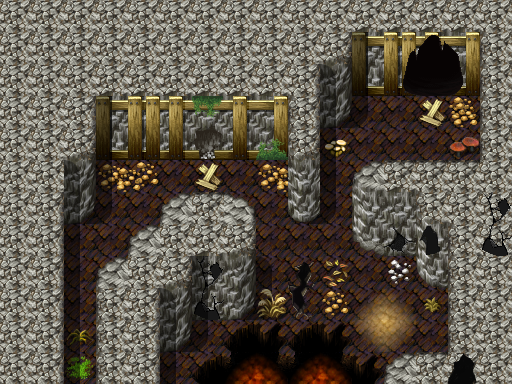

The image is a tile-based game level rendered from a .tmx file. Its description and source (layers, tilesets, objects; grid data summarised) follow:
An orthogonal 16x12 tile map with 32x32 px tiles, 3 tile layers (Ground, Objects, Above), 1 hidden layer not drawn, 59 tilesets and 6 objects (4x spawn, 2x mapchange).

<map version="1.0" orientation="orthogonal" width="16" height="12" tilewidth="32" tileheight="32">
 <tileset firstgid="1" name="map_bed_1" tilewidth="32" tileheight="32">
  <image source="../drawable/map_bed_1.png" width="512" height="256" />
 </tileset>
 <tileset firstgid="129" name="map_border_1" tilewidth="32" tileheight="32">
  <image source="../drawable/map_border_1.png" width="512" height="256" />
 </tileset>
 <tileset firstgid="257" name="map_bridge_1" tilewidth="32" tileheight="32">
  <image source="../drawable/map_bridge_1.png" width="512" height="256" />
 </tileset>
 <tileset firstgid="385" name="map_bridge_2" tilewidth="32" tileheight="32">
  <image source="../drawable/map_bridge_2.png" width="512" height="256" />
 </tileset>
 <tileset firstgid="513" name="map_broken_1" tilewidth="32" tileheight="32">
  <image source="../drawable/map_broken_1.png" width="512" height="256" />
 </tileset>
 <tileset firstgid="641" name="map_cavewall_1" tilewidth="32" tileheight="32">
  <image source="../drawable/map_cavewall_1.png" width="576" height="192" />
 </tileset>
 <tileset firstgid="749" name="map_cavewall_2" tilewidth="32" tileheight="32">
  <image source="../drawable/map_cavewall_2.png" width="576" height="192" />
 </tileset>
 <tileset firstgid="857" name="map_cavewall_3" tilewidth="32" tileheight="32">
  <image source="../drawable/map_cavewall_3.png" width="576" height="192" />
 </tileset>
 <tileset firstgid="965" name="map_cavewall_4" tilewidth="32" tileheight="32">
  <image source="../drawable/map_cavewall_4.png" width="576" height="192" />
 </tileset>
 <tileset firstgid="1073" name="map_chair_table_1" tilewidth="32" tileheight="32">
  <image source="../drawable/map_chair_table_1.png" width="512" height="256" />
 </tileset>
 <tileset firstgid="1201" name="map_chair_table_2" tilewidth="32" tileheight="32">
  <image source="../drawable/map_chair_table_2.png" width="512" height="256" />
 </tileset>
 <tileset firstgid="1329" name="map_crate_1" tilewidth="32" tileheight="32">
  <image source="../drawable/map_crate_1.png" width="512" height="256" />
 </tileset>
 <tileset firstgid="1457" name="map_cupboard_1" tilewidth="32" tileheight="32">
  <image source="../drawable/map_cupboard_1.png" width="512" height="256" />
 </tileset>
 <tileset firstgid="1585" name="map_curtain_1" tilewidth="32" tileheight="32">
  <image source="../drawable/map_curtain_1.png" width="512" height="256" />
 </tileset>
 <tileset firstgid="1713" name="map_entrance_1" tilewidth="32" tileheight="32">
  <image source="../drawable/map_entrance_1.png" width="512" height="256" />
 </tileset>
 <tileset firstgid="1841" name="map_entrance_2" tilewidth="32" tileheight="32">
  <image source="../drawable/map_entrance_2.png" width="512" height="256" />
 </tileset>
 <tileset firstgid="1969" name="map_fence_1" tilewidth="32" tileheight="32">
  <image source="../drawable/map_fence_1.png" width="512" height="256" />
 </tileset>
 <tileset firstgid="2097" name="map_fence_2" tilewidth="32" tileheight="32">
  <image source="../drawable/map_fence_2.png" width="512" height="256" />
 </tileset>
 <tileset firstgid="2225" name="map_fence_3" tilewidth="32" tileheight="32">
  <image source="../drawable/map_fence_3.png" width="512" height="256" />
 </tileset>
 <tileset firstgid="2353" name="map_fence_4" tilewidth="32" tileheight="32">
  <image source="../drawable/map_fence_4.png" width="512" height="256" />
 </tileset>
 <tileset firstgid="2481" name="map_ground_1" tilewidth="32" tileheight="32">
  <image source="../drawable/map_ground_1.png" width="512" height="256" />
 </tileset>
 <tileset firstgid="2609" name="map_ground_2" tilewidth="32" tileheight="32">
  <image source="../drawable/map_ground_2.png" width="512" height="256" />
 </tileset>
 <tileset firstgid="2737" name="map_ground_3" tilewidth="32" tileheight="32">
  <image source="../drawable/map_ground_3.png" width="512" height="256" />
 </tileset>
 <tileset firstgid="2865" name="map_ground_4" tilewidth="32" tileheight="32">
  <image source="../drawable/map_ground_4.png" width="512" height="256" />
 </tileset>
 <tileset firstgid="2993" name="map_ground_5" tilewidth="32" tileheight="32">
  <image source="../drawable/map_ground_5.png" width="512" height="256" />
 </tileset>
 <tileset firstgid="3121" name="map_ground_6" tilewidth="32" tileheight="32">
  <image source="../drawable/map_ground_6.png" width="512" height="256" />
 </tileset>
 <tileset firstgid="3249" name="map_ground_7" tilewidth="32" tileheight="32">
  <image source="../drawable/map_ground_7.png" width="512" height="256" />
 </tileset>
 <tileset firstgid="3377" name="map_ground_8" tilewidth="32" tileheight="32">
  <image source="../drawable/map_ground_8.png" width="512" height="256" />
 </tileset>
 <tileset firstgid="3505" name="map_house_1" tilewidth="32" tileheight="32">
  <image source="../drawable/map_house_1.png" width="512" height="256" />
 </tileset>
 <tileset firstgid="3633" name="map_house_2" tilewidth="32" tileheight="32">
  <image source="../drawable/map_house_2.png" width="512" height="256" />
 </tileset>
 <tileset firstgid="3761" name="map_indoor_1" tilewidth="32" tileheight="32">
  <image source="../drawable/map_indoor_1.png" width="512" height="256" />
 </tileset>
 <tileset firstgid="3889" name="map_indoor_2" tilewidth="32" tileheight="32">
  <image source="../drawable/map_indoor_2.png" width="512" height="256" />
 </tileset>
 <tileset firstgid="4017" name="map_kitchen_1" tilewidth="32" tileheight="32">
  <image source="../drawable/map_kitchen_1.png" width="512" height="256" />
 </tileset>
 <tileset firstgid="4145" name="map_outdoor_1" tilewidth="32" tileheight="32">
  <image source="../drawable/map_outdoor_1.png" width="512" height="256" />
 </tileset>
 <tileset firstgid="4273" name="map_pillar_1" tilewidth="32" tileheight="32">
  <image source="../drawable/map_pillar_1.png" width="512" height="256" />
 </tileset>
 <tileset firstgid="4401" name="map_pillar_2" tilewidth="32" tileheight="32">
  <image source="../drawable/map_pillar_2.png" width="512" height="256" />
 </tileset>
 <tileset firstgid="4529" name="map_plant_1" tilewidth="32" tileheight="32">
  <image source="../drawable/map_plant_1.png" width="512" height="256" />
 </tileset>
 <tileset firstgid="4657" name="map_plant_2" tilewidth="32" tileheight="32">
  <image source="../drawable/map_plant_2.png" width="512" height="256" />
 </tileset>
 <tileset firstgid="4785" name="map_rock_1" tilewidth="32" tileheight="32">
  <image source="../drawable/map_rock_1.png" width="512" height="256" />
 </tileset>
 <tileset firstgid="4913" name="map_rock_2" tilewidth="32" tileheight="32">
  <image source="../drawable/map_rock_2.png" width="512" height="256" />
 </tileset>
 <tileset firstgid="5041" name="map_roof_1" tilewidth="32" tileheight="32">
  <image source="../drawable/map_roof_1.png" width="512" height="256" />
 </tileset>
 <tileset firstgid="5169" name="map_roof_2" tilewidth="32" tileheight="32">
  <image source="../drawable/map_roof_2.png" width="512" height="256" />
 </tileset>
 <tileset firstgid="5297" name="map_roof_3" tilewidth="32" tileheight="32">
  <image source="../drawable/map_roof_3.png" width="512" height="256" />
 </tileset>
 <tileset firstgid="5425" name="map_shop_1" tilewidth="32" tileheight="32">
  <image source="../drawable/map_shop_1.png" width="512" height="256" />
 </tileset>
 <tileset firstgid="5553" name="map_sign_ladder_1" tilewidth="32" tileheight="32">
  <image source="../drawable/map_sign_ladder_1.png" width="512" height="256" />
 </tileset>
 <tileset firstgid="5681" name="map_table_1" tilewidth="32" tileheight="32">
  <image source="../drawable/map_table_1.png" width="512" height="256" />
 </tileset>
 <tileset firstgid="5809" name="map_trail_1" tilewidth="32" tileheight="32">
  <image source="../drawable/map_trail_1.png" width="512" height="256" />
 </tileset>
 <tileset firstgid="5937" name="map_transition_1" tilewidth="32" tileheight="32">
  <image source="../drawable/map_transition_1.png" width="512" height="256" />
 </tileset>
 <tileset firstgid="6065" name="map_transition_2" tilewidth="32" tileheight="32">
  <image source="../drawable/map_transition_2.png" width="512" height="256" />
 </tileset>
 <tileset firstgid="6193" name="map_transition_3" tilewidth="32" tileheight="32">
  <image source="../drawable/map_transition_3.png" width="512" height="256" />
 </tileset>
 <tileset firstgid="6321" name="map_transition_4" tilewidth="32" tileheight="32">
  <image source="../drawable/map_transition_4.png" width="512" height="256" />
 </tileset>
 <tileset firstgid="6449" name="map_tree_1" tilewidth="32" tileheight="32">
  <image source="../drawable/map_tree_1.png" width="512" height="256" />
 </tileset>
 <tileset firstgid="6577" name="map_tree_2" tilewidth="32" tileheight="32">
  <image source="../drawable/map_tree_2.png" width="512" height="256" />
 </tileset>
 <tileset firstgid="6705" name="map_wall_1" tilewidth="32" tileheight="32">
  <image source="../drawable/map_wall_1.png" width="512" height="256" />
 </tileset>
 <tileset firstgid="6833" name="map_wall_2" tilewidth="32" tileheight="32">
  <image source="../drawable/map_wall_2.png" width="480" height="256" />
 </tileset>
 <tileset firstgid="6953" name="map_wall_3" tilewidth="32" tileheight="32">
  <image source="../drawable/map_wall_3.png" width="480" height="256" />
 </tileset>
 <tileset firstgid="7073" name="map_wall_4" tilewidth="32" tileheight="32">
  <image source="../drawable/map_wall_4.png" width="480" height="256" />
 </tileset>
 <tileset firstgid="7193" name="map_window_1" tilewidth="32" tileheight="32">
  <image source="../drawable/map_window_1.png" width="512" height="256" />
 </tileset>
 <tileset firstgid="7321" name="map_window_2" tilewidth="32" tileheight="32">
  <image source="../drawable/map_window_2.png" width="512" height="256" />
 </tileset>
 <layer name="Ground" width="16" height="12">
  <data>[192 cells, 192 non-empty, 20 distinct tile ids]</data>
 </layer>
 <layer name="Objects" width="16" height="12">
  <data>[192 cells, 154 non-empty, 43 distinct tile ids]</data>
 </layer>
 <layer name="Above" width="16" height="12">
  <data>[192 cells, 39 non-empty, 15 distinct tile ids]</data>
 </layer>
 <layer name="Walkable" width="16" height="12" visible="0">
  <data>[192 cells, 151 non-empty, 1 distinct tile ids]</data>
 </layer>
 <objectgroup name="Mapevents" width="16" height="12">
  <object name="south" type="mapchange" x="64" y="352" width="32" height="32">
   <properties>
    <property name="map" value="mywildcave" />
    <property name="place" value="cave" />
   </properties>
  </object>
  <object name="north" type="mapchange" x="416" y="64" width="32" height="32">
   <properties>
    <property name="map" value="mywildcave2" />
    <property name="place" value="south" />
   </properties>
  </object>
 </objectgroup>
 <objectgroup name="Spawn" width="16" height="12">
  <object name="stoneworm3" type="spawn" x="64" y="256" width="32" height="32" />
  <object name="wobblemass1" type="spawn" x="96" y="160" width="192" height="32" />
  <object name="stoneworm3" type="spawn" x="288" y="224" width="160" height="128" />
  <object name="wobblemass1" type="spawn" x="320" y="128" width="160" height="128">
   <properties>
    <property name="quantity" value="2" />
   </properties>
  </object>
 </objectgroup>
 <objectgroup name="Keys" width="16" height="12" />
 <objectgroup name="Replace" width="16" height="12" />
</map>
